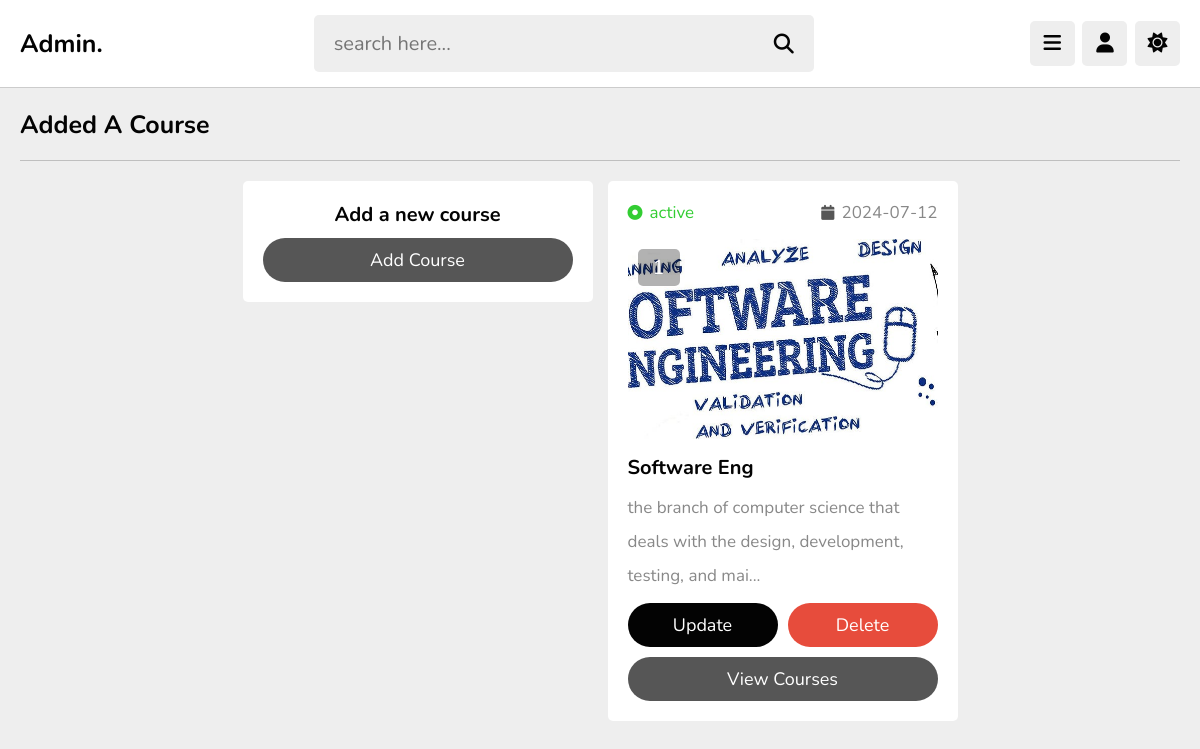
Screenshot of /admin/course.php (signed in) with the database file from the repository.
### tables this page shows
CREATE TABLE `course` (
  `id` varchar(20) NOT NULL,
  `tutor_id` varchar(20) NOT NULL,
  `title` varchar(100) NOT NULL,
  `description` varchar(1000) NOT NULL,
  `thumb` varchar(100) NOT NULL,
  `date` date NOT NULL DEFAULT current_timestamp(),
  `status` varchar(20) NOT NULL DEFAULT 'deactive'
);

### admin/course.php (the view, shortened to what this page needs)
<?php
include '../components/connect.php';
if(isset($_COOKIE['tutor_id'])){
   $tutor_id = $_COOKIE['tutor_id'];
}else{
   $tutor_id = '';
   header('location:login.php');
}
?>
<!DOCTYPE html>
<html lang="en">
<head>
   <link rel="stylesheet" href="https://cdnjs.cloudflare.com/ajax/libs/font-awesome/6.2.0/css/all.min.css">
   <link rel="stylesheet" href="../css/admin_style.css">
</head>
<body>
<?php include '../components/admin_header.php'; ?>
<section class="courses">
   <h1 class="heading">Added a course</h1>
   <div class="box-container">
      <div class="box" style="text-align: center;">
         <h3 class="title" style="margin-bottom: .5rem;">Add a new course</h3>
         <a href="add_course.php" class="btn">Add course</a>
      </div>
      <?php
         $select_course = $conn->prepare("SELECT * FROM `course` WHERE tutor_id = ? ORDER BY date DESC");
         $select_course->execute([$tutor_id]);
         if($select_course->rowCount() > 0){
         while($fetch_course = $select_course->fetch(PDO::FETCH_ASSOC)){
            $course_id = $fetch_course['id'];
            $count_papers = $conn->prepare("SELECT * FROM `paper` WHERE course_id = ?");
            $count_papers->execute([$course_id]);
            $total_papers = $count_papers->rowCount();
      ?>
      <div class="box">
         <div class="flex">
            <div><i class="fas fa-circle-dot" style="<?php if($fetch_course['status'] == 'active'){echo 'color:limegreen'; }else{echo 'color:red';} ?>"></i><span style="<?php if($fetch_course['status'] == 'active'){echo 'color:limegreen'; }else{echo 'color:red';} ?>"><?= $fetch_course['status']; ?></span></div>
            <div><i class="fas fa-calendar"></i><span><?= $fetch_course['date']; ?></span></div>
         </div>
         <div class="thumb">
            <span><?= $total_papers; ?></span>
            <img src="../uploaded_files/course_thumb/<?= $fetch_course['thumb']; ?>" alt="">
         </div>
         <h3 class="title"><?= $fetch_course['title']; ?></h3>
         <p class="description"><?= $fetch_course['description']; ?></p>
         <form action="" method="post" class="flex-btn">
            <a href="update_course.php?get_id=<?= $course_id; ?>" class="option-btn">update</a>
            <input type="submit" value="delete" class="delete-btn" onclick="return confirm('delete this course?');" name="delete">
         </form>
         <a href="view_course.php?get_id=<?= $course_id; ?>" class="btn">view courses</a>
      </div>
      <?php
         }
      }else{
         echo '<p class="empty">No course added yet!</p>';
      }
      ?>
   </div>
</section>
</body>
</html>

### css/admin_style.css (style rules this page uses)
:root { --main-color:#565656; --red:#e74c3c; --oragen:#030303; --white:#fff; --black:#030303; --light-color:#888; --light-bg:#eee; --border:.1rem solid rgba(0,0,0,.2); }
* { font-family: 'Nunito', sans-serif; margin: 0; padding: 0; box-sizing: border-box; outline: none; border: none; text-decoration: none; }
html { font-size: 62.5%; overflow-x: hidden; }
body { background-color: var(--light-bg); padding-left: 30rem; }
section { padding:2rem; max-width: 1200px; margin: 0 auto; }
.btn, .option-btn, .delete-btn, .inline-btn, .inline-option-btn, .inline-delete-btn { border-radius: 30px; padding: 1rem 3rem; font-size: 1.8rem; color: #fff; margin-top: 1rem; text-transform: capitalize; cursor: pointer; text-align: center; }
.btn, .option-btn, .delete-btn { display: block; width: 100%; }
.btn, .inline-btn { background-color: var(--main-color); }
.option-btn, .inline-option-btn { background-color: var(--oragen); }
.delete-btn, .inline-delete-btn { background-color: var(--red); }
.flex-btn { display:flex; gap: 1rem; }
.heading { padding-bottom: 1.8rem; border-bottom: var(--border); font-size: 2.5rem; color: var(--black); text-transform: capitalize; margin-bottom: 2rem; }
.courses .box-container { display: grid; grid-template-columns: repeat(auto-fit, 35rem); align-items: flex-start; justify-content: center; gap: 1.5rem; }
.courses .box-container .box { background-color: var(--white); border-radius: .5rem; padding: 2rem; overflow-x:hidden; }
.courses .box-container .box .thumb { height: 20rem; position: relative; margin: 1.5rem 0; }
.courses .box-container .box .flex { display: flex; align-items: center; gap: 1.5rem; justify-content: space-between; }
.courses .box-container .box .flex i { font-size: 1.5rem; color: var(--main-color); margin-right:.7rem; }
.courses .box-container .box .flex span { color: var(--light-color); font-size: 1.7rem; }
.courses .box-container .box .thumb img { height: 100%; width: 100%; object-fit: cover; border-radius: .5rem; }
.courses .box-container .box .thumb span { background-color: rgba(0,0,0,.3); color: #fff; border-radius: .5rem; position: absolute; top: 1rem; left: 1rem; padding: .5rem 1.5rem; font-size: 2rem; }
.courses .box-container .box .title { font-size: 2rem; color: var(--black); margin-bottom: 1rem; text-overflow: ellipsis; white-space: nowrap; overflow-x:hidden; }
.courses .box-container .box .description { line-height: 2; font-size: 1.7rem; color: var(--light-color); }
.courses .box-container .box .description::after { content: '...'; }
@media (max-width:1200px) { body { padding-left: 0; } }

### rows the page displays
course: status "active", date "2024-07-12", total_papers "1", thumb (picture), title "Software Eng", description "the branch of computer science that deals with the design, development, testing, and mai"
